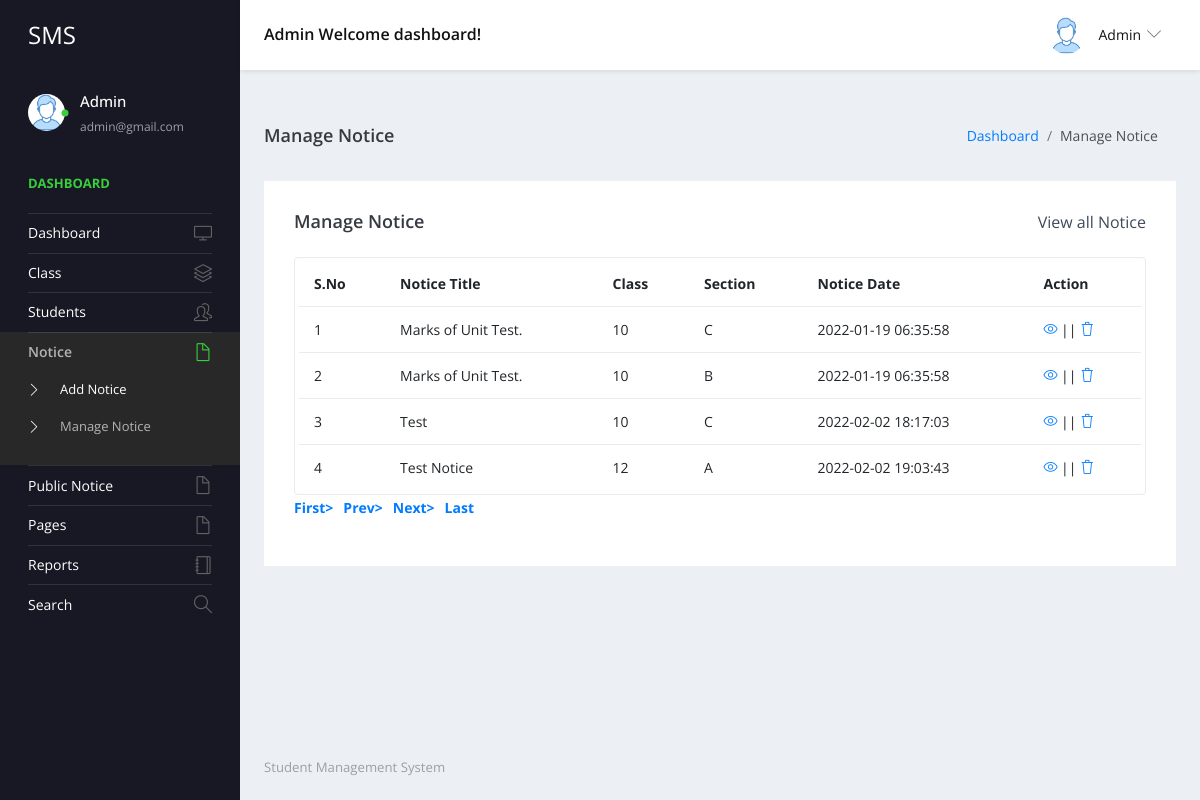
The app's page /admin/manage-notice.php (signed in) with its own data.
### tables this page shows
CREATE TABLE `tblnotice` (
  `ID` int(5) NOT NULL,
  `NoticeTitle` mediumtext DEFAULT NULL,
  `ClassId` int(10) DEFAULT NULL,
  `NoticeMsg` mediumtext DEFAULT NULL,
  `CreationDate` timestamp NULL DEFAULT current_timestamp()
);

CREATE TABLE `tblclass` (
  `ID` int(5) NOT NULL,
  `ClassName` varchar(50) DEFAULT NULL,
  `Section` varchar(20) DEFAULT NULL,
  `CreationDate` timestamp NULL DEFAULT current_timestamp()
);

### admin/manage-notice.php (the view, shortened to what this page needs)
<?php
include('includes/dbconnection.php');
if (strlen($_SESSION['sturecmsaid']==0)) {
  header('location:logout.php');
  } else{
?>
<!DOCTYPE html>
<html lang="en">
  <head>
    <link rel="stylesheet" href="vendors/simple-line-icons/css/simple-line-icons.css">
    <link rel="stylesheet" href="vendors/flag-icon-css/css/flag-icon.min.css">
    <link rel="stylesheet" href="vendors/css/vendor.bundle.base.css">
    <link rel="stylesheet" href="./vendors/daterangepicker/daterangepicker.css">
    <link rel="stylesheet" href="./vendors/chartist/chartist.min.css">
    <link rel="stylesheet" href="./css/style.css">
  </head>
  <body>
    <div class="container-scroller">
     <?php include_once('includes/header.php');?>
      <div class="container-fluid page-body-wrapper">
        <?php include_once('includes/sidebar.php');?>
        <div class="main-panel">
          <div class="content-wrapper">
             <div class="page-header">
              <h3 class="page-title"> Manage Notice </h3>
              <nav aria-label="breadcrumb">
                <ol class="breadcrumb">
                  <li class="breadcrumb-item"><a href="dashboard.php">Dashboard</a></li>
                  <li class="breadcrumb-item active" aria-current="page"> Manage Notice</li>
                </ol>
              </nav>
            </div>
            <div class="row">
              <div class="col-md-12 grid-margin stretch-card">
                <div class="card">
                  <div class="card-body">
                    <div class="d-sm-flex align-items-center mb-4">
                      <h4 class="card-title mb-sm-0">Manage Notice</h4>
                      <a href="#" class="text-dark ml-auto mb-3 mb-sm-0"> View all Notice</a>
                    </div>
                    <div class="table-responsive border rounded p-1">
                      <table class="table">
                        <thead>
                          <tr>
                            <th class="font-weight-bold">S.No</th>
                            <th class="font-weight-bold">Notice Title</th>
                            <th class="font-weight-bold">Class</th>
                            <th class="font-weight-bold">Section</th>
                            <th class="font-weight-bold">Notice Date</th>
                            <th class="font-weight-bold">Action</th>
                          </tr>
                        </thead>
                        <tbody>
                           <?php
                           if (isset($_GET['pageno'])) {
            $pageno = $_GET['pageno'];
        } else {
            $pageno = 1;
        }
        $no_of_records_per_page =15;
        $offset = ($pageno-1) * $no_of_records_per_page;
       $ret = "SELECT ID FROM tblnotice";
$query1 = $dbh -> prepare($ret);
$query1->execute();
$total_rows=$query1->rowCount();
$total_pages = ceil($total_rows / $no_of_records_per_page);
$sql="SELECT tblclass.ID,tblclass.ClassName,tblclass.Section,tblnotice.NoticeTitle,tblnotice.CreationDate,tblnotice.ClassId,tblnotice.ID as nid from tblnotice join tblclass on tblclass.ID=tblnotice.ClassId LIMIT $offset, $no_of_records_per_page";
$query = $dbh -> prepare($sql);
$query->execute();
$results=$query->fetchAll(PDO::FETCH_OBJ);
$cnt=1;
if($query->rowCount() > 0)
{
foreach($results as $row)
{               ?>
                          <tr>
                            <td><?php echo htmlentities($cnt);?></td>
                            <td><?php  echo htmlentities($row->NoticeTitle);?></td>
                            <td><?php  echo htmlentities($row->ClassName);?></td>
                            <td><?php  echo htmlentities($row->Section);?></td>
                            <td><?php  echo htmlentities($row->CreationDate);?></td>
                            <td>
                              <div><a href="edit-notice-detail.php?editid=<?php echo htmlentities ($row->ID);?>"><i class="icon-eye"></i></a>
                                                || <a href="manage-notice.php?delid=<?php echo ($row->ID);?>" onclick="return confirm('Do you really want to Delete ?');"> <i class="icon-trash"></i></a></div>
                            </td>
                          </tr><?php $cnt=$cnt+1;}} ?>
                        </tbody>
                      </table>
                    </div>
                   <div align="left">
    <ul class="pagination" >
        <li><a href="?pageno=1"><strong>First></strong></a></li>
        <li class="<?php if($pageno <= 1){ echo 'disabled'; } ?>">
            <a href="<?php if($pageno <= 1){ echo '#'; } else { echo "?pageno=".($pageno - 1); } ?>"><strong style="padding-left: 10px">Prev></strong></a>
        </li>
        <li class="<?php if($pageno >= $total_pages){ echo 'disabled'; } ?>">
            <a href="<?php if($pageno >= $total_pages){ echo '#'; } else { echo "?pageno=".($pageno + 1); } ?>"><strong style="padding-left: 10px">Next></strong></a>
        </li>
        <li><a href="?pageno=<?php echo $total_pages; ?>"><strong style="padding-left: 10px">Last</strong></a></li>
    </ul>
</div>
                  </div>
                </div>
              </div>
            </div>
          </div>
         <?php include_once('includes/footer.php');?>
        </div>
      </div>
    </div>
  </body>
</html><?php }  ?>

### admin/includes/header.php (shortened to what this page needs)
 <nav class="navbar default-layout-navbar col-lg-12 col-12 p-0 fixed-top d-flex flex-row">
        <div class="navbar-brand-wrapper d-flex align-items-center">
          <a class="navbar-brand brand-logo" href="dashboard.php">
            <strong style="color: white;">SMS</strong>
          </a>
        </div><?php
         $aid= $_SESSION['sturecmsaid'];
$sql="SELECT * from tbladmin where ID=:aid";
$query = $dbh -> prepare($sql);
$query->bindParam(':aid',$aid,PDO::PARAM_STR);
$query->execute();
$results=$query->fetchAll(PDO::FETCH_OBJ);
$cnt=1;
if($query->rowCount() > 0)
{
foreach($results as $row)
{               ?>
        <div class="navbar-menu-wrapper d-flex align-items-center flex-grow-1">
          <h5 class="mb-0 font-weight-medium d-none d-lg-flex"><?php  echo htmlentities($row->AdminName);?> Welcome dashboard!</h5>
          <ul class="navbar-nav navbar-nav-right ml-auto">
            <li class="nav-item dropdown d-none d-xl-inline-flex user-dropdown">
              <a class="nav-link dropdown-toggle" id="UserDropdown" href="#" data-toggle="dropdown" aria-expanded="false">
                <img class="img-xs rounded-circle ml-2" src="images/faces/face8.jpg" alt="Profile image"> <span class="font-weight-normal"> <?php  echo htmlentities($row->AdminName);?> </span></a>
                <?php $cnt=$cnt+1;}} ?>
            </li>
          </ul>
        </div>
      </nav>

### admin/includes/sidebar.php (shortened to what this page needs)
<nav class="sidebar sidebar-offcanvas" id="sidebar">
          <ul class="nav">
            <li class="nav-item nav-profile">
              <a href="#" class="nav-link">
                <div class="profile-image">
                  <img class="img-xs rounded-circle" src="images/faces/face8.jpg" alt="profile image">
                  <div class="dot-indicator bg-success"></div>
                </div>
                <div class="text-wrapper">
                  <?php
         $aid= $_SESSION['sturecmsaid'];
$sql="SELECT * from tbladmin where ID=:aid";
$query = $dbh -> prepare($sql);
$query->bindParam(':aid',$aid,PDO::PARAM_STR);
$query->execute();
$results=$query->fetchAll(PDO::FETCH_OBJ);
$cnt=1;
if($query->rowCount() > 0)
{
foreach($results as $row)
{               ?>
                  <p class="profile-name"><?php  echo htmlentities($row->AdminName);?></p>
                  <p class="designation"><?php  echo htmlentities($row->Email);?></p><?php $cnt=$cnt+1;}} ?>
                </div>
              </a>
            </li>
            <li class="nav-item nav-category">
              <span class="nav-link">Dashboard</span>
            </li>
            <li class="nav-item">
              <a class="nav-link" href="dashboard.php">
                <span class="menu-title">Dashboard</span>
                <i class="icon-screen-desktop menu-icon"></i>
              </a>
            </li>
            <li class="nav-item">
              <a class="nav-link" data-toggle="collapse" href="#ui-basic" aria-expanded="false" aria-controls="ui-basic">
                <span class="menu-title">Class</span>
                <i class="icon-layers menu-icon"></i>
              </a>
            </li>
            <li class="nav-item">
              <a class="nav-link" data-toggle="collapse" href="#ui-basic1" aria-expanded="false" aria-controls="ui-basic1">
                <span class="menu-title">Students</span>
                <i class="icon-people menu-icon"></i>
              </a>
            </li>
            <li class="nav-item">
              <a class="nav-link" data-toggle="collapse" href="#auth" aria-expanded="false" aria-controls="auth">
                <span class="menu-title">Notice</span>
                <i class="icon-doc menu-icon"></i>
              </a>
              <div class="collapse" id="auth">
                <ul class="nav flex-column sub-menu">
                  <li class="nav-item"> <a class="nav-link" href="add-notice.php"> Add Notice </a></li>
                  <li class="nav-item"> <a class="nav-link" href="manage-notice.php"> Manage Notice </a></li>
                </ul>
              </div>
            </li>
            <li class="nav-item">
              <a class="nav-link" data-toggle="collapse" href="#auth1" aria-expanded="false" aria-controls="auth">
                <span class="menu-title">Public Notice</span>
                <i class="icon-doc menu-icon"></i>
              </a>
              <li class="nav-item">
              <a class="nav-link" data-toggle="collapse" href="#auth2" aria-expanded="false" aria-controls="auth">
                <span class="menu-title">Pages</span>
                <i class="icon-doc menu-icon"></i>
              </a>
            </li>
              <li class="nav-item">
              <a class="nav-link" href="between-dates-reports.php">
                <span class="menu-title">Reports</span>
                <i class="icon-notebook menu-icon"></i>
              </a>
            </li>
            <li class="nav-item">
              <a class="nav-link" href="search.php">
                <span class="menu-title">Search</span>
                <i class="icon-magnifier menu-icon"></i>
              </a>
            </li>
            </li>
          </ul>
        </nav>

### records on screen
tblnotice: NoticeTitle "Marks of Unit Test.", ClassId.ClassName "10", ClassId.Section "C", CreationDate "2022-01-19 06:35:58"
tblnotice: NoticeTitle "Marks of Unit Test.", ClassId.ClassName "10", ClassId.Section "B", CreationDate "2022-01-19 06:35:58"
tblnotice: NoticeTitle "Test", ClassId.ClassName "10", ClassId.Section "C", CreationDate "2022-02-02 18:17:03"
tblnotice: NoticeTitle "Test Notice", ClassId.ClassName "12", ClassId.Section "A", CreationDate "2022-02-02 19:03:43"

### other values on screen
$row->AdminName "Admin"
$row->Email "admin@gmail.com"
